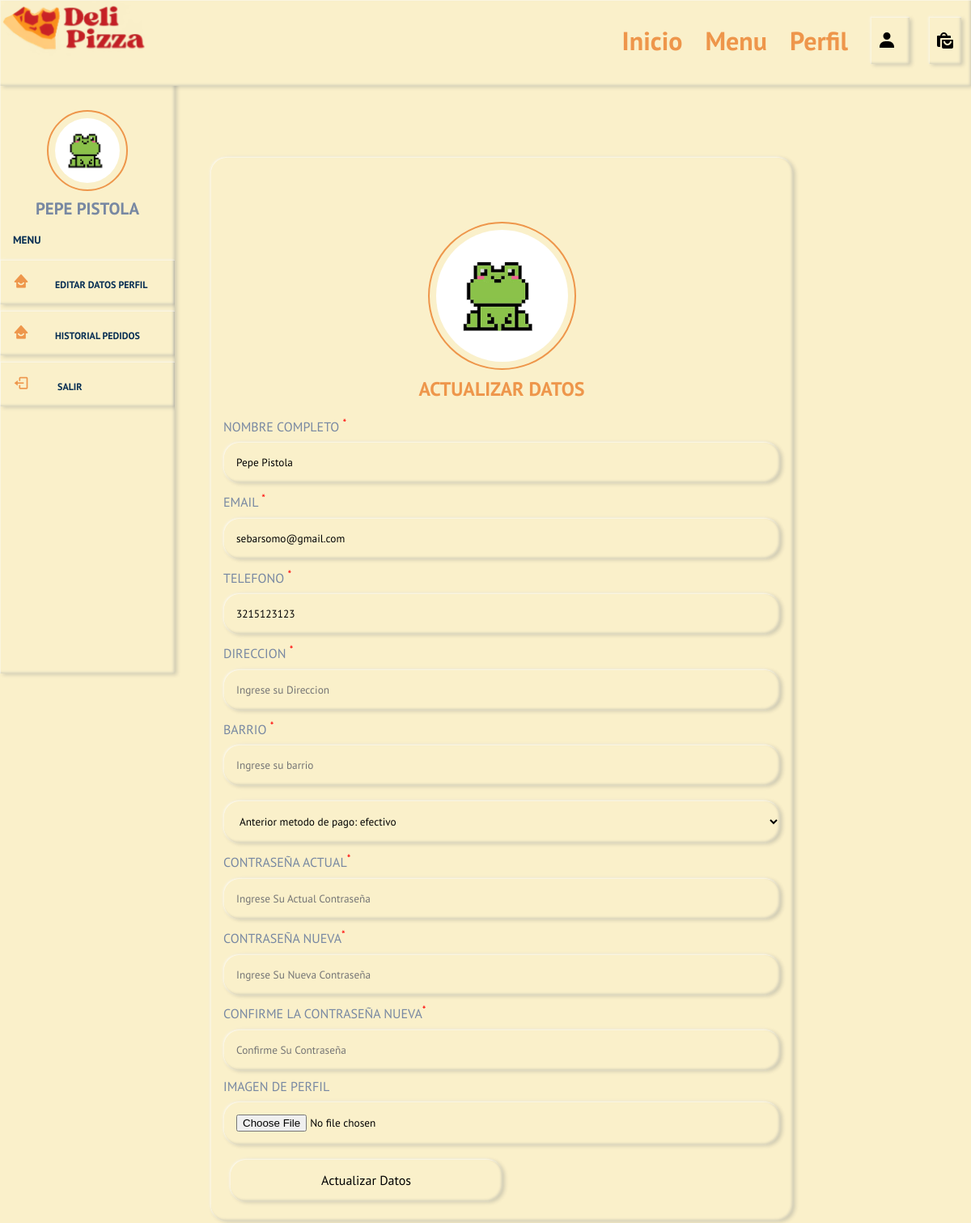
The app's page /delipizza_2.0/delipizza/views/profile.php (signed in) with its own data.
### tables this page shows
CREATE TABLE IF NOT EXISTS usuario (
  ID_Usuario int UNSIGNED NOT NULL AUTO_INCREMENT COMMENT 'Numero de identificador unico de cada usuario, es autoincremental y de formato int',
  nombre_Usuario varchar(30) NOT NULL COMMENT 'nombre del usuario, no se aceptan numeros y es de formato string, tiene como maximo 100 caracteres  ',
  email_Usuario varchar(30) NOT NULL COMMENT 'El email correspondiente al usuario, tipo string y solo 30 caracteres maximo                                       ',
  telefono_Usuario varchar(12) NOT NULL COMMENT 'Telefono del usuario, maximo 12 caracteres y solo tipo numerico',
  contraseña_Usuario varchar(100) NOT NULL COMMENT 'contraseña del usuario la cual tiene encriptacion sha1 para evitar filtraciones de datos',
  foto varchar(100) NOT NULL COMMENT 'Se guarda la imagen de cada clientes, nombre y tipo de archivo, maximo 100 caracteres',
  metodo_pago varchar(30) NOT NULL COMMENT 'metodo de pago de cada cliente, hay 2 tipos: efectivo y nequi',
  PRIMARY KEY (ID_Usuario)
);

### delipizza_2.0/delipizza/views/profile.php (the view, shortened to what this page needs)
<?php
include '../components/connect.php';
$user_id = $_SESSION['user_id'];
?>
<!DOCTYPE html>
<html lang="en">
<head>
    <link href='https://unpkg.com/boxicons@2.1.4/css/boxicons.min.css' rel='stylesheet'>
</head>
<body>
    <div class="main-container">
        <?php
        include '../components/general-header.php';
        ?>
        <aside class="aside-bar">
            <div class="side-container">
                <div class="sidebar">
                    <?php
                    $select_profile = $conn->prepare("SELECT * FROM usuario WHERE ID_Usuario = ?");
                    $select_profile->execute([$user_id]);
                    if ($select_profile->rowCount() > 0) {
                        $fetch_profile = $select_profile->fetch(PDO::FETCH_ASSOC);
                    ?>
                        <div class="profile">
                            <img src="../uploaded-img/Clientes/<?= $fetch_profile['foto'] ?>" alt="" class="logo-img" width="100">
                            <p><?= $fetch_profile['nombre_Usuario'];   ?></p>
                        </div>
                    <?php } ?>
                    <h5>Menu</h5>
                    <div class="navbar">
                        <ul>
                            <li><a href="profile.php"><i class="bx bxs-home-smile"></i>Editar Datos perfil</a></li>
                            <li><a href="orders.php"><i class="bx bxs-home-smile"></i>Historial Pedidos</a></li>
                            <li><a href="../components/admin-logout.php" onclick="return confirm('¿Salir del sitio?')"><i class="bx bx-log-out"></i> Salir</a></li>
                        </ul>
                    </div>
                </div>
        </aside>
        <section class="container-profile-data" id="editar-perfil-usuario">
            <div class="form-container" id="admin_login">
                <form action="" method="post" enctype="multipart/form-data">
                    <div class="profile container-profile-p">
                        <img src="../uploaded-img/clientes/<?= $fetch_profile['foto']; ?>" alt="" class="logo-img profile-p">
                    </div>
                    <h3>Actualizar Datos</h3>
                    <div class="input-field">
                        <label for="name">Nombre Completo <sup>*</sup></label>
                        <input type="text" name="name" maxlength="30" placeholder="Ingrese nombre completo" oninput="this.value.replace(/\s/g,'') " pattern="^[a-zA-Z ]+$" value="<?= $fetch_profile['nombre_Usuario']; ?>">
                    </div>
                    <div class="input-field">
                        <label for="email"> Email <sup>*</sup></label>
                        <input type="email" name="email" maxlength="25" placeholder="Ingrese su email" oninput="this.value.replace(/\s/g,'')" value="<?= $fetch_profile['email_Usuario']; ?>">
                    </div>
                    <div class="input-field">
                        <label for="phone"> Telefono <sup>*</sup></label>
                        <input type="number" name="phone" maxlength="10" placeholder="Ingrese su telefono" oninput="this.value.replace(/\s/g,'')" minlength="10" value="<?= $fetch_profile['telefono_Usuario']; ?>">
                    </div>
                    <div class="input-field">
                        <label for="address">Direccion <sup>*</sup></label>
                        <input type="text" name="address" maxlength="60" placeholder="Ingrese su Direccion" oninput="this.value.replace(/\s/g,'') " value="<?= $fetch_profile['direccion_Usuario']; ?>">
                    </div>
                    <div class="input-field">
                        <label for="barrio">Barrio <sup>*</sup></label>
                        <input type="text" name="barrio" maxlength="30" placeholder="Ingrese su barrio" oninput="this.value.replace(/\s/g,'') " value="<?= $fetch_profile['barrio_Usuario']; ?>">
                    </div>
                    <div class="input-field">
                        <label for="payment-method">
                            <select name="payment-method" id="">
                                <option selected value="">Anterior metodo de pago: <?= $fetch_profile['metodo_pago']; ?></option>
                            </select>
                        </label>
                    </div>
                    <div class="input-field">
                        <label for="pass">Contraseña Actual<sup>*</sup></label>
                        <input type="password" name="old_pass" maxlength="20" required placeholder="Ingrese Su Actual Contraseña" oninput="this.value.replace(/\s/g,'')">
                    </div>
                    <div class="input-field">
                        <label for="pass">Contraseña Nueva<sup>*</sup></label>
                        <input type="password" name="new_pass" maxlength="20" placeholder="Ingrese Su Nueva Contraseña" oninput="this.value.replace(/\s/g,'')">
                    </div>
                    <div class="input-field">
                        <label for="cpass">Confirme la Contraseña Nueva<sup>*</sup></label>
                        <input type="password" name="cpass" maxlength="20" placeholder="Confirme Su Contraseña" oninput="this.value.replace(/\s/g,'')">
                    </div>
                    <div class="input-field">
                        <label for="profile-p">Imagen De Perfil</label>
                        <input type="file" name="profile-p" accept=".png, .jpg, .jpeg" title="Debe insertar una imagen" value="<?= $fetch_profile['foto']; ?>">
                    </div>
                    <input type="submit" name="submit" value="Actualizar Datos" class="btn">
                </form>
            </div>
        </section>
    </div>
</body>
</html>

### records on screen
usuario: foto (picture), nombre_Usuario "PEPE PISTOLA", name "Pepe Pistola", email "sebarsomo@gmail.com", phone "3215123123"
